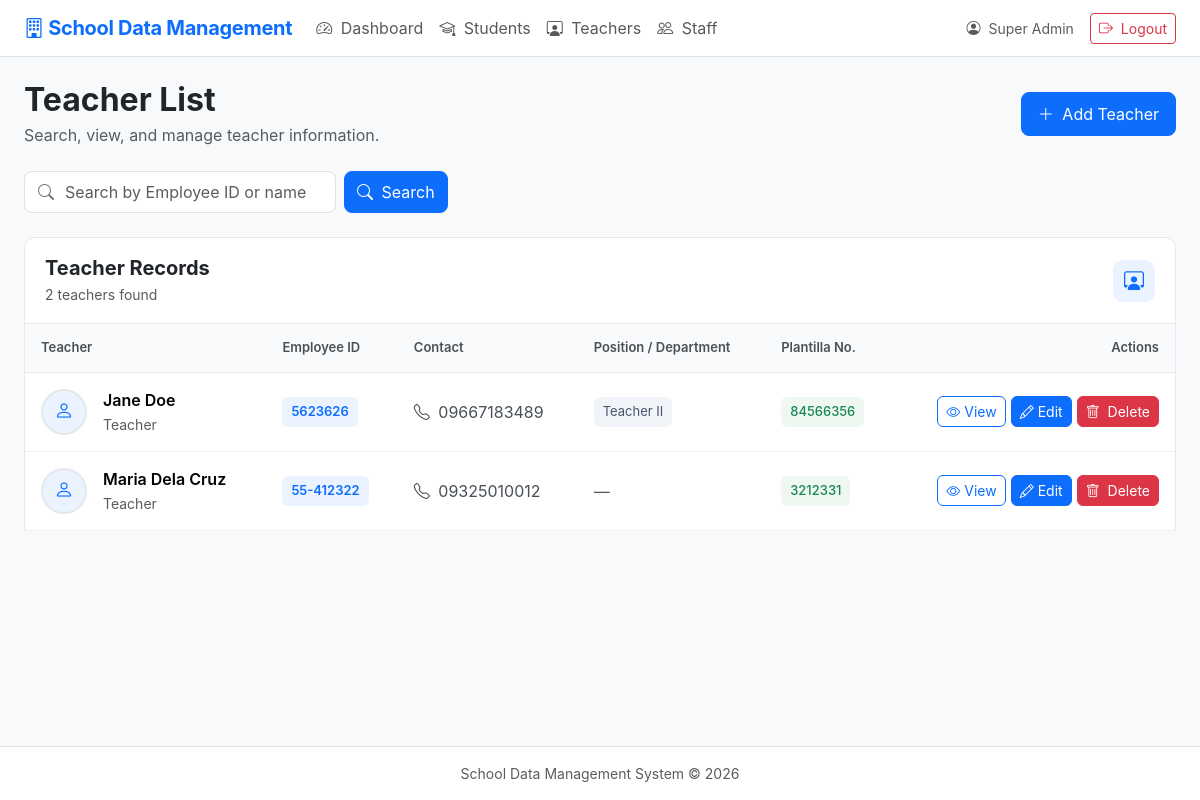
Screenshot of /teachers.php (signed in) with the database file from the repository.
### tables this page shows
CREATE TABLE `teachers` (
  `id` int(10) UNSIGNED NOT NULL,
  `user_id` int(10) UNSIGNED DEFAULT NULL,
  `employee_id` varchar(50) NOT NULL,
  `photo` varchar(255) DEFAULT NULL,
  `full_name` varchar(150) NOT NULL,
  `date_of_birth` date DEFAULT NULL,
  `gender` varchar(30) DEFAULT NULL,
  `address` text DEFAULT NULL,
  `contact_number` varchar(50) DEFAULT NULL,
  `email` varchar(150) DEFAULT NULL,
  `position_department` varchar(150) DEFAULT NULL,
  `other_info` text DEFAULT NULL,
  `created_at` timestamp NOT NULL DEFAULT current_timestamp(),
  `updated_at` timestamp NOT NULL DEFAULT current_timestamp() ON UPDATE current_timestamp(),
  `plantilla_no` varchar(50) DEFAULT NULL,
  `first_day_of_service` date DEFAULT NULL,
  `current_latest_appointment` date DEFAULT NULL,
  `deped_email` varchar(150) DEFAULT NULL,
  `personal_email` varchar(150) DEFAULT NULL,
  `degree_finished` varchar(255) DEFAULT NULL,
  `specialization_prc_eligibility` varchar(255) DEFAULT NULL,
  `tin_no` varchar(30) DEFAULT NULL,
  `birthdate` date DEFAULT NULL,
  `specialization` varchar(255) DEFAULT NULL,
  `prc_eligibility` varchar(255) DEFAULT NULL,
  `created_by` int(11) DEFAULT NULL,
  `updated_by` int(11) DEFAULT NULL
);

### config.php (called while the page is built, shortened)
<?php
function e($value)
{
    return htmlspecialchars(
        (string) $value,
        ENT_QUOTES,
        'UTF-8'
    );
}
?>

### teachers.php (the view, shortened to what this page needs)
<?php
require_once __DIR__ . '/config.php';
$q = trim($_GET['q'] ?? '');
$sql = "SELECT * FROM teachers";
$params = [];
$sql .= " ORDER BY full_name ASC";
$stmt = $pdo->prepare($sql);
$stmt->execute($params);
$rows = $stmt->fetchAll();
include 'header.php';
?>
<link rel="stylesheet" href="assets/teachers.css">
<div class="d-flex flex-wrap justify-content-between align-items-center gap-3 mb-4">
    <div>
        <h2 class="fw-bold mb-1">
            Teacher List
        </h2>
        <p class="text-muted mb-0">
            Search, view, and manage teacher information.
        </p>
    </div>
    <a
        href="teacher_form.php"
        class="btn btn-primary teachers-add-btn"
    >
        <i class="bi bi-plus-lg me-1"></i>
        Add Teacher
    </a>
</div>
<form method="GET" class="teachers-search-form row g-2 mb-4">
    <div class="col-12 col-md-auto teachers-search-col">
        <div class="teachers-search-input">
            <i class="bi bi-search"></i>
            <input
                type="text"
                name="q"
                class="form-control"
                value="<?= e($q) ?>"
                placeholder="Search by Employee ID or name"
                aria-label="Search teachers"
            >
        </div>
    </div>
    <div class="col-12 col-md-auto">
        <button
            type="submit"
            class="btn btn-primary teachers-search-btn"
        >
            <i class="bi bi-search me-1"></i>
            Search
        </button>
    </div>
</form>
<div class="teachers-table-header">
    <div>
        <h5 class="fw-bold mb-1">
            Teacher Records
        </h5>
        <p class="text-muted small mb-0">
            <?= count($rows) ?>
            teacher<?= count($rows) !== 1 ? 's' : '' ?>
            found
        </p>
    </div>
    <div class="teachers-table-icon">
        <i class="bi bi-person-workspace"></i>
    </div>
</div>
<div class="table-responsive">
    <table class="table teachers-table align-middle mb-0">
        <thead>
            <tr>
                <th>Teacher</th>
                <th>Employee ID</th>
                <th>Contact</th>
                <th>Position / Department</th>
                <th>Plantilla No.</th>
                <th class="text-end">
                    Actions
                </th>
            </tr>
        </thead>
        <tbody>
            <?php if (!empty($rows)): ?>
                <?php foreach ($rows as $r): ?>
                    <tr>
                        <td>
                            <div class="d-flex align-items-center gap-3">
                                <?php if (!empty($r['photo'])): ?>
                                    <img
                                        src="<?= e($r['photo']) ?>"
                                        alt="<?= e($r['full_name']) ?>"
                                        class="teachers-avatar"
                                    >
                                <?php else: ?>
                                    <div class="teachers-avatar teachers-avatar-placeholder">
                                        <i class="bi bi-person"></i>
                                    </div>
                                <?php endif; ?>
                                <div>
                                    <div class="fw-semibold">
                                        <?= e($r['full_name']) ?>
                                    </div>
                                    <small class="text-muted">
                                        Teacher
                                    </small>
                                </div>
                            </div>
                        </td>
                        <td>
                            <span class="teacher-id-badge">
                                <?= e($r['employee_id']) ?>
                            </span>
                        </td>
                        <td>
                            <?php if (!empty($r['contact_number'])): ?>
                                <div class="teacher-contact">
                                    <i class="bi bi-telephone me-1"></i>
                                    <?= e($r['contact_number']) ?>
                                </div>
                            <?php else: ?>
                                <span class="text-muted">
                                    —
                                </span>
                            <?php endif; ?>
                        </td>
                        <td>
                            <?php if (!empty($r['position_department'])): ?>
                                <span class="position-badge">
                                    <?= e($r['position_department']) ?>
                                </span>
                            <?php else: ?>
                                <span class="text-muted">
                                    —
                                </span>
                            <?php endif; ?>
                        </td>
                        <td>
                            <?php if (!empty($r['plantilla_no'])): ?>
                                <span class="plantilla-badge">
                                    <?= e($r['plantilla_no']) ?>
                                </span>
                            <?php else: ?>
                                <span class="text-muted">
                                    —
                                </span>
                            <?php endif; ?>
                        </td>
                        <td class="text-end">
                            <div class="teacher-actions">
                                <a
                                    href="teacher_view.php?id=<?= (int)$r['id'] ?>"
                                    class="btn btn-sm btn-outline-primary"
                                    title="View Teacher"
                                >
                                    <i class="bi bi-eye"></i>
                                    <span>View</span>
                                </a>
                                <a
                                    href="teacher_form.php?id=<?= (int)$r['id'] ?>"
                                    class="btn btn-sm btn-primary"
                                    title="Edit Teacher"
                                >
                                    <i class="bi bi-pencil"></i>
                                    <span>Edit</span>
                                </a>
                              <a
                                href="delete_teacher.php?id=<?= (int)$r['id'] ?>"
                                class="btn btn-sm btn-danger"
                            >
                                <i class="bi bi-trash me-1"></i>
                                Delete
                            </a>
                            </div>
                        </td>
                    </tr>
                <?php endforeach; ?>
            <?php endif; ?>
        </tbody>
    </table>
</div>
<?php include 'footer.php'; ?>

### assets/style.css (style rules this page uses)
body { font-family: Inter, system-ui, -apple-system, "Segoe UI", sans-serif; }
.table td, .table th { vertical-align: middle; }

### assets/navigation.css (style rules this page uses)
html, body { min-height: 100%; }
body { display: flex; flex-direction: column; min-height: 100vh; }

### assets/teachers.css (style rules this page uses)
.teachers-add-btn { border-radius: 8px; padding: 9px 16px; }
.teachers-search-form { align-items: center; }
.teachers-search-col { min-width: 320px; }
.teachers-search-input { position: relative; }
.teachers-search-input i { position: absolute; left: 14px; top: 50%; transform: translateY(-50%); color: #6c757d; z-index: 2; }
.teachers-search-input .form-control { padding-left: 40px; border-radius: 8px; min-height: 42px; }
.teachers-search-btn, .teachers-clear-btn { min-height: 42px; border-radius: 8px; }
.teachers-table-header { display: flex; justify-content: space-between; align-items: center; padding: 18px 20px; background: #fff; border: 1px solid #e5e7eb; border-bottom: none; border-radius: 10px 10px 0 0; }
.teachers-table-icon { width: 42px; height: 42px; display: flex; align-items: center; justify-content: center; background: #eaf3ff; color: #0d6efd; border-radius: 10px; font-size: 20px; }
.teachers-table { background: #fff; border: 1px solid #e5e7eb; }
.teachers-table thead th { background: #f8fafc; color: #495057; font-size: 13px; font-weight: 600; padding: 14px 16px; white-space: nowrap; border-bottom: 1px solid #e5e7eb; }
.teachers-table tbody td { padding: 15px 16px; border-bottom: 1px solid #f0f0f0; }
.teachers-avatar { width: 46px; height: 46px; border-radius: 50%; object-fit: cover; border: 2px solid #e5e7eb; }
.teachers-avatar-placeholder { display: flex; align-items: center; justify-content: center; background: #eaf3ff; color: #0d6efd; font-size: 19px; }
.teacher-id-badge { display: inline-block; padding: 5px 9px; background: #eaf3ff; color: #0d6efd; border-radius: 6px; font-size: 13px; font-weight: 600; }
.teacher-contact { color: #495057; white-space: nowrap; }
.position-badge { display: inline-block; padding: 5px 9px; background: #f1f5f9; color: #475569; border-radius: 6px; font-size: 13px; }
.plantilla-badge { display: inline-block; padding: 5px 9px; background: #eef7f0; color: #198754; border-radius: 6px; font-size: 13px; font-weight: 500; }
.teacher-actions { display: flex; justify-content: flex-end; gap: 5px; }
.teacher-actions .btn { border-radius: 6px; }

### rows the page displays
teachers: full_name "Jane Doe", employee "5623626", contact_number "09667183489", position_department "Teacher II", plantilla_no "84566356"
teachers: full_name "Maria Dela Cruz", employee "55-412322", contact_number "09325010012", plantilla_no "3212331"

### other values shown
$_SESSION['full_name'] "Super Admin"
count($rows) "2"
